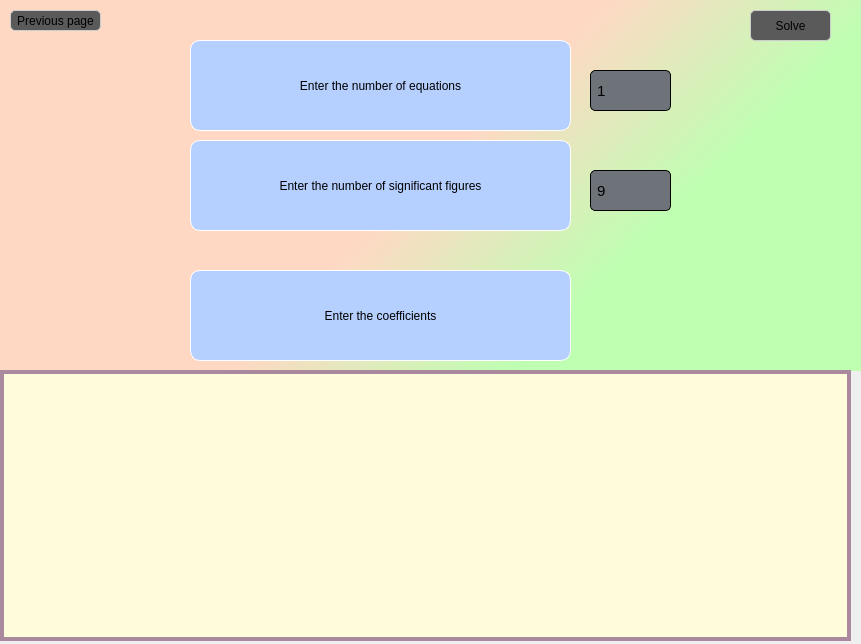
<?xml version="1.0" encoding="UTF-8"?>
<ui version="4.0">
 <class>Dialog</class>
 <widget class="QDialog" name="Dialog">
  <property name="geometry">
   <rect>
    <x>0</x>
    <y>0</y>
    <width>861</width>
    <height>644</height>
   </rect>
  </property>
  <property name="windowTitle">
   <string>Dialog</string>
  </property>
  <property name="windowIcon">
   <iconset>
    <normaloff>../pictures/appIcon.png</normaloff>../pictures/appIcon.png</iconset>
  </property>
  <widget class="QLabel" name="label_2">
   <property name="geometry">
    <rect>
     <x>250</x>
     <y>40</y>
     <width>35</width>
     <height>10</height>
    </rect>
   </property>
   <property name="text">
    <string/>
   </property>
  </widget>
  <widget class="QWidget" name="inputPart" native="true">
   <property name="geometry">
    <rect>
     <x>0</x>
     <y>0</y>
     <width>861</width>
     <height>371</height>
    </rect>
   </property>
   <property name="styleSheet">
    <string notr="true">#inputPart{
background-color:qlineargradient(spread:pad, x1:0.125, y1:0.238636, x2:1, y2:0.625, stop:0.448864 rgba(255, 216, 196, 255), stop:0.772727 rgba(190, 255, 178, 255));
}</string>
   </property>
   <widget class="QSpinBox" name="equationsInput">
    <property name="geometry">
     <rect>
      <x>590</x>
      <y>70</y>
      <width>81</width>
      <height>41</height>
     </rect>
    </property>
    <property name="cursor">
     <cursorShape>PointingHandCursor</cursorShape>
    </property>
    <property name="styleSheet">
     <string notr="true">QSpinBox {
                border: 1.3px solid ;
                border-radius: 5px;
                padding: 4px;
                font-size: 15px;
			  background-color:#6e737a;
            }

            QSpinBox::up-button, QSpinBox::down-button {
                width: 11px;
                height: 11px;
            }

            QSpinBox::up-button {
                subcontrol-origin: border;
                subcontrol-position: top right;
            }

            QSpinBox::down-button {
                subcontrol-origin: border;
                subcontrol-position: bottom right;
            }</string>
    </property>
    <property name="buttonSymbols">
     <enum>QAbstractSpinBox::NoButtons</enum>
    </property>
    <property name="minimum">
     <number>1</number>
    </property>
    <property name="maximum">
     <number>100</number>
    </property>
   </widget>
   <widget class="QLabel" name="label">
    <property name="geometry">
     <rect>
      <x>190</x>
      <y>40</y>
      <width>381</width>
      <height>91</height>
     </rect>
    </property>
    <property name="styleSheet">
     <string notr="true">border: 1.3px solid rgb(255, 255, 255); 
font: 18pt &quot;Arial&quot;;
background-color:rgb(181, 207, 255);
border-radius:10px;
</string>
    </property>
    <property name="text">
     <string>Enter the number of equations</string>
    </property>
    <property name="alignment">
     <set>Qt::AlignCenter</set>
    </property>
   </widget>
   <widget class="QLabel" name="label_4">
    <property name="geometry">
     <rect>
      <x>190</x>
      <y>270</y>
      <width>381</width>
      <height>91</height>
     </rect>
    </property>
    <property name="styleSheet">
     <string notr="true">border: 1.3px solid rgb(255, 255, 255); 
font: 18pt &quot;Arial&quot;;
background-color:rgb(181, 207, 255);
border-radius:10px;
</string>
    </property>
    <property name="text">
     <string>Enter the coefficients</string>
    </property>
    <property name="alignment">
     <set>Qt::AlignCenter</set>
    </property>
   </widget>
   <widget class="QPushButton" name="previousButton">
    <property name="geometry">
     <rect>
      <x>10</x>
      <y>10</y>
      <width>91</width>
      <height>21</height>
     </rect>
    </property>
    <property name="cursor">
     <cursorShape>PointingHandCursor</cursorShape>
    </property>
    <property name="styleSheet">
     <string notr="true">#previousButton{
	border: 1.3px solid #ccc;
	border-radius:5px; 
	font: 9pt &quot;MS Shell Dlg 2&quot;;
	
	background-color: rgb(90, 90, 90);
}

#previousButton:hover{
	background-color:#584082;
}
</string>
    </property>
    <property name="text">
     <string>Previous page</string>
    </property>
    <property name="icon">
     <iconset>
      <normaloff>../pictures/backArrow.png</normaloff>../pictures/backArrow.png</iconset>
    </property>
   </widget>
   <widget class="QPushButton" name="solveButton">
    <property name="geometry">
     <rect>
      <x>750</x>
      <y>10</y>
      <width>81</width>
      <height>31</height>
     </rect>
    </property>
    <property name="cursor">
     <cursorShape>PointingHandCursor</cursorShape>
    </property>
    <property name="styleSheet">
     <string notr="true">#solveButton{
	border: 1.3px solid #ccc;
	border-radius:5px; 
	font: 12pt &quot;MS Shell Dlg 2&quot;;
	
	background-color: rgb(90, 90, 90);
}

#solveButton:hover{
	background-color:#584082;
}
</string>
    </property>
    <property name="text">
     <string>Solve</string>
    </property>
    <property name="icon">
     <iconset>
      <normaloff>../pictures/calculator.png</normaloff>../pictures/calculator.png</iconset>
    </property>
    <property name="iconSize">
     <size>
      <width>15</width>
      <height>12</height>
     </size>
    </property>
   </widget>
   <widget class="QLabel" name="label_3">
    <property name="geometry">
     <rect>
      <x>190</x>
      <y>140</y>
      <width>381</width>
      <height>91</height>
     </rect>
    </property>
    <property name="styleSheet">
     <string notr="true">border: 1.3px solid rgb(255, 255, 255); 
font: 13pt &quot;Arial&quot;;
background-color:rgb(181, 207, 255);
border-radius:10px;
</string>
    </property>
    <property name="text">
     <string>Enter the number of significant figures</string>
    </property>
    <property name="alignment">
     <set>Qt::AlignCenter</set>
    </property>
   </widget>
   <widget class="QSpinBox" name="percisionInput">
    <property name="geometry">
     <rect>
      <x>590</x>
      <y>170</y>
      <width>81</width>
      <height>41</height>
     </rect>
    </property>
    <property name="cursor">
     <cursorShape>PointingHandCursor</cursorShape>
    </property>
    <property name="styleSheet">
     <string notr="true">QSpinBox {
                border: 1.3px solid ;
                border-radius: 5px;
                padding: 4px;
                font-size: 15px;
			  background-color:#6e737a;
            }

            QSpinBox::up-button, QSpinBox::down-button {
                width: 11px;
                height: 11px;
            }

            QSpinBox::up-button {
                subcontrol-origin: border;
                subcontrol-position: top right;
            }

            QSpinBox::down-button {
                subcontrol-origin: border;
                subcontrol-position: bottom right;
            }</string>
    </property>
    <property name="buttonSymbols">
     <enum>QAbstractSpinBox::NoButtons</enum>
    </property>
    <property name="minimum">
     <number>1</number>
    </property>
    <property name="maximum">
     <number>17</number>
    </property>
    <property name="value">
     <number>9</number>
    </property>
   </widget>
  </widget>
  <widget class="QWidget" name="widget_2" native="true">
   <property name="geometry">
    <rect>
     <x>0</x>
     <y>370</y>
     <width>851</width>
     <height>271</height>
    </rect>
   </property>
   <property name="styleSheet">
    <string notr="true">background-color: rgb(85, 80, 26);
border-color: rgb(85, 85, 57);
border:2.2px solid;</string>
   </property>
   <layout class="QGridLayout" name="gridLayout_3">
    <item row="0" column="0">
     <widget class="QScrollArea" name="equationsArea">
      <property name="styleSheet">
       <string notr="true">background-color: rgb(255, 252, 219);
border-color: rgb(170, 137, 159);
border-size: 2px;</string>
      </property>
      <property name="widgetResizable">
       <bool>true</bool>
      </property>
      <widget class="QWidget" name="scrollAreaWidgetContents_2">
       <property name="geometry">
        <rect>
         <x>0</x>
         <y>0</y>
         <width>835</width>
         <height>255</height>
        </rect>
       </property>
       <layout class="QGridLayout" name="gridLayout_5">
        <item row="0" column="0">
         <layout class="QGridLayout" name="gridLayout_6"/>
        </item>
       </layout>
      </widget>
     </widget>
    </item>
   </layout>
  </widget>
 </widget>
 <resources/>
 <connections/>
</ui>
